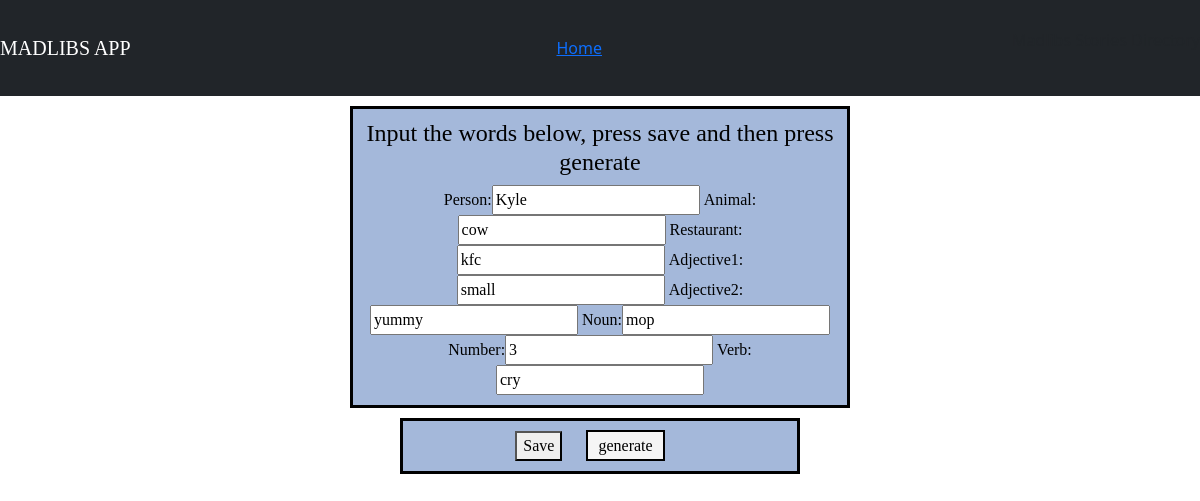
The app's page /story/extra/1 with its own data.
### story/models.py (models this page shows)
class Extra(models.Model):
    person = models.CharField(max_length=50)
    animal = models.CharField(max_length=50)
    restaurant = models.CharField(max_length=50)
    adjective1 = models.CharField(max_length=50)
    adjective2 = models.CharField(max_length=50)
    noun = models.CharField(max_length=50)
    number = models.CharField(max_length=50)
    verb = models.CharField(max_length=50)

### story/views.py (the view)
# urls.py: path('extra/<int:id>', views.extra_update, name="extra_update"),
def extra_update(request, id):
    item = Extra.objects.get(id=id)
    form = ExtraForm(request.POST or None, instance=item)
    if form.is_valid():
        form.save()
        return redirect('/story/extra/1')
    return render(request, 'story/extra-form.html', {'form':form, 'item':item})

### story/forms.py
class ExtraForm(forms.ModelForm):
    class Meta:
        model = Extra
        fields = ['person', 'animal', 'restaurant', 'adjective1',
                  'adjective2', 'noun', 'number', 'verb', ]

### story/templates/story/extra-form.html (shortened to what this page needs)
{% extends 'story/base.html' %}
{% block body %}
<form method="POST">
    <div class="div-form" style="width:500px">
        <h4>Input the words below, press save and then press generate</h4>
        {{ form }}
    </div>
    <div class="save">
        <button type="submit">Save</button>
        <a class="generate" href="/story/extra_story/1">generate</a>
    </div>
</form>
{% endblock %}

### story/static/story/style.css (style rules this page uses)
h4 { font-family: "Cooper Black" }
form { font-family: Calibri; }
div { color: black; border: solid black; text-align: center; margin: 20px 20px; padding: 10px; background-color: #E1F7FA; }
.save { background-color: #A4B8DA; width:400px; margin: 10px auto; }
.div-form { background-color: #A4B8DA; width: 200px; margin: 10px auto; }
.generate { border:black solid 2px; background-color: whitesmoke; color: black; padding: 5px 10px; text-decoration: none; margin: 20px; }

### records on screen
Extra: person "Kyle", animal "cow", restaurant "kfc", adjective1 "small", adjective2 "yummy", noun "mop", number "3", verb "cry"
